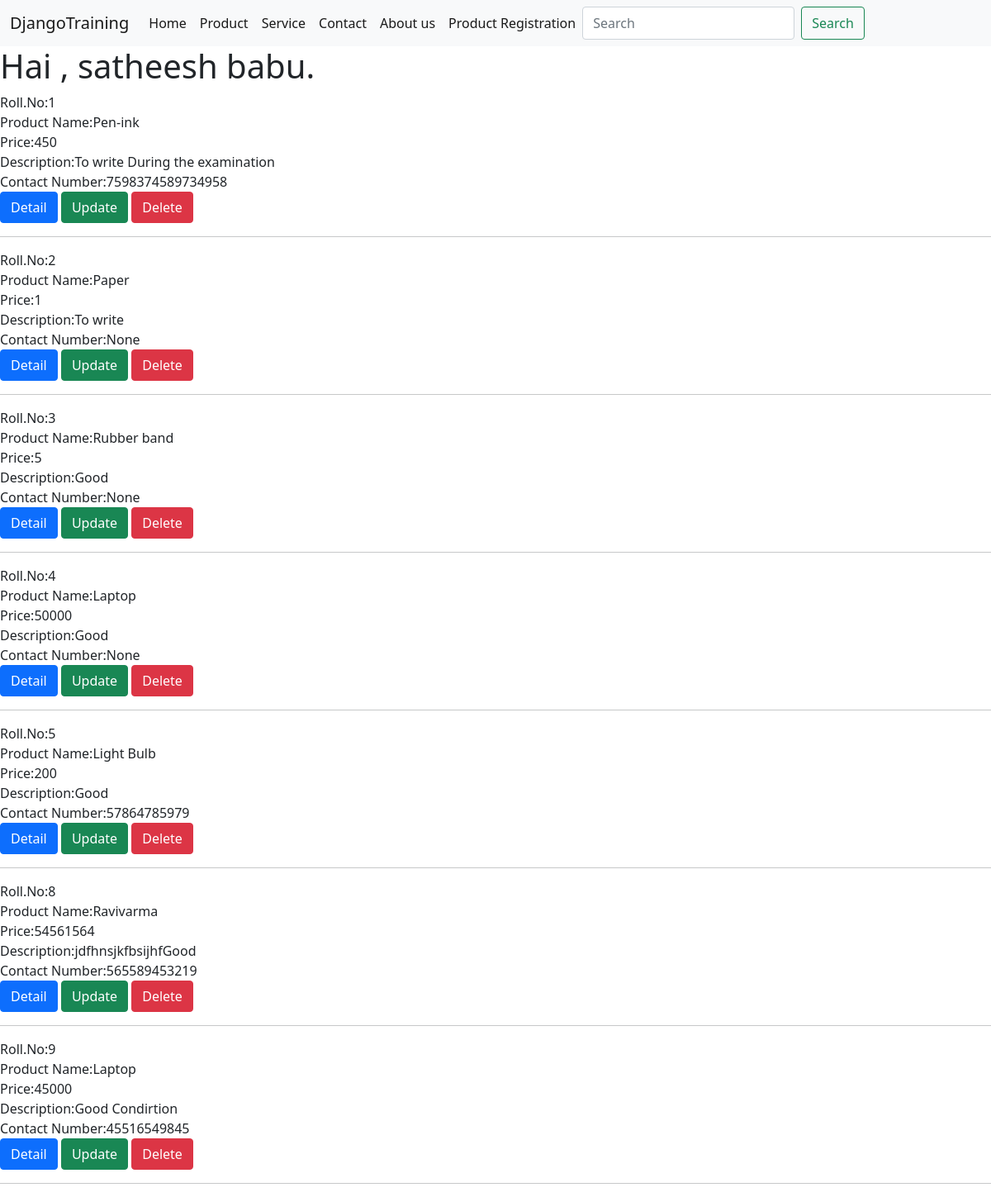
/home/, run on the app's committed database.
### djapp/models.py (models this page shows, shortened)
class Product(models.Model):
    name = models.CharField(max_length=50)
    price = models.IntegerField()
    description = models.TextField(default = "Good")
    contact_number = models.IntegerField(null = True, blank = True)

### djapp/views.py (the view)
# urls.py: 2. Add a URL to urlpatterns:  path('', views.home, name='home')
def home(request):
    product = Product.objects.all()
    context = { 'product' : product}
    return render(request,'home.html', context)

### templates/home.html
{% extends "base.html" %}
{% block content %}
<h1>Hai , satheesh babu.</h1>
{% for prod in product %}
Roll.No:{{ prod.id }}<br>
Product Name:{{ prod.name }}<br>
Price:{{ prod.price }}<br>
Description:{{ prod.description }}<br>
Contact Number:{{ prod.contact_number }}<br>
<a type="button" class="btn btn-primary" href="{% url 'detail_product' prod.id %}">Detail</a>
<a type="button" class="btn btn-success" href="{% url 'update_product' prod.id %}">Update</a>
<a type="button" class="btn btn-danger" href="{% url 'delete_product' prod.id %}">Delete</a>
<br><hr>
{% endfor %}
{% endblock %}

### templates/base.html (shortened to what this page needs)
<!doctype html>
<html lang="en">
  <head>
    <link href="https://cdn.jsdelivr.net/npm/bootstrap@5.1.3/dist/css/bootstrap.min.css" rel="stylesheet">
  </head>
  <body>
    <nav class="navbar navbar-expand-lg navbar-light bg-light">
        <div class="container-fluid">
          <a class="navbar-brand" href="#">DjangoTraining</a>
          <div class="collapse navbar-collapse" id="navbarSupportedContent">
            <ul class="navbar-nav me-auto mb-2 mb-lg-0">
              <li class="nav-item">
                <a class="nav-link active" aria-current="page" href="{% url 'home' %}">Home</a>
              </li>
              <li class="nav-item">
                <a class="nav-link active" aria-current="page" href="{% url 'product' %}">Product</a>
              </li>
              <li class="nav-item">
                <a class="nav-link active" aria-current="page" href="{% url 'service' %}">Service</a>
              </li>
              <li class="nav-item">
                <a class="nav-link active" aria-current="page" href="{% url 'contact' %}">Contact</a>
              </li>
              <li class="nav-item">
                <a class="nav-link active" aria-current="page" href="{% url 'aboutus' %}">About us</a>
              </li>
              <li class="nav-item">
                <a class="nav-link active" aria-current="page" href="{% url 'get_product' %}">Product Registration</a>
              </li>
            <form class="d-flex">
              <input class="form-control me-2" type="search" placeholder="Search" aria-label="Search">
              <button class="btn btn-outline-success" type="submit">Search</button>
            </form>
          </div>
        </div>
      </nav>
      {% block content %}
      {% endblock %}
  </body>
</html>

### data on the page
Product: id "1", name "Pen-ink", price "450", description "To write During the examination", contact_number "7598374589734958"
Product: id "2", name "Paper", price "1", description "To write", contact_number "None"
Product: id "3", name "Rubber band", price "5", description "Good", contact_number "None"
Product: id "4", name "Laptop", price "50000", description "Good", contact_number "None"
Product: id "5", name "Light Bulb", price "200", description "Good", contact_number "57864785979"
Product: id "8", name "Ravivarma", price "54561564", description "jdfhnsjkfbsijhfGood", contact_number "565589453219"
Product: id "9", name "Laptop", price "45000", description "Good Condirtion", contact_number "45516549845"
